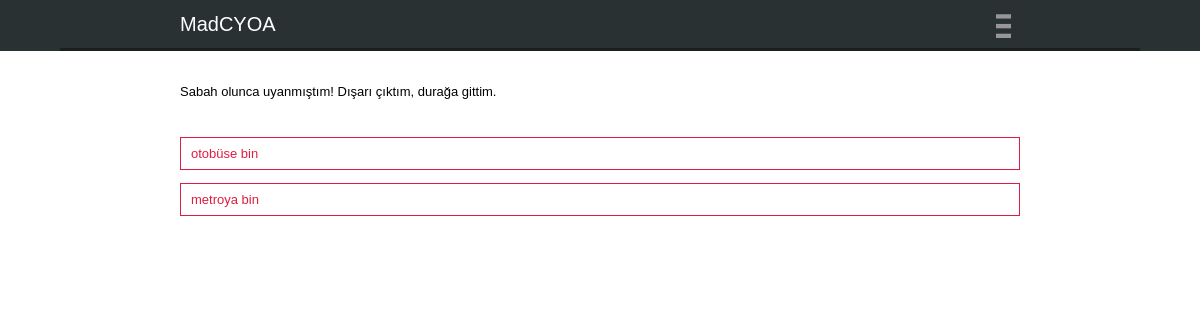
The page /stories/story/yolda-giderken/play/ on the database as committed earlier.
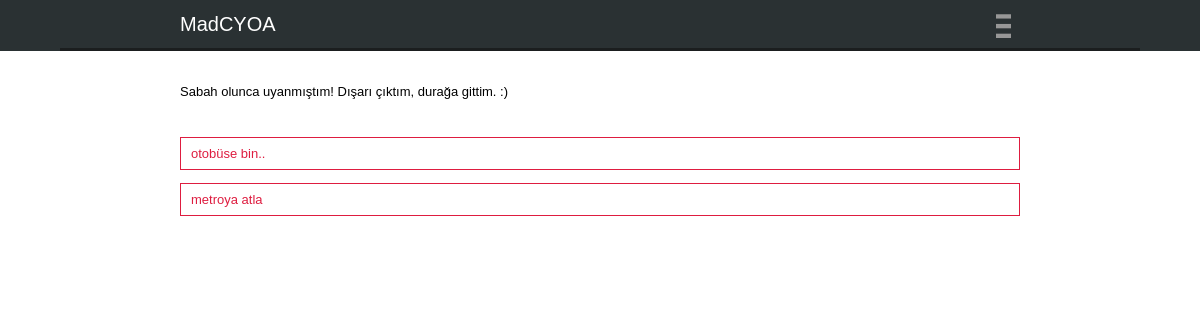
The same page on the database as committed later.
### stories/models.py (models this page shows, shortened)
class Displayable(models.Model):
    name = models.CharField(max_length=100, null=True, blank=True)
    slug = AutoSlugField(populate_from="name", unique=True, null=True, blank=True)
    text = models.TextField(null=True, blank=True)
    sort_order = models.IntegerField(default=1)
    class Meta:
        abstract = True
        ordering = ("sort_order",)

class Snippet(Displayable):
    chapter = models.ForeignKey(Chapter, related_name="related_snippets")
    is_completed = models.BooleanField(default=False)
    is_failed = models.BooleanField(default=False)
    starting_point = models.BooleanField(default=False)
    checkpoint = models.BooleanField(default=False)

class Choice(Displayable):
    source = models.ForeignKey(Snippet, related_name="targets", null=True, blank=True)
    target = models.ForeignKey(Snippet, related_name="sources", null=True, blank=True)

### stories/views.py (the view)
# urls.py: url(r'^story/(?P<slug>[\w-]+)/play/$', 'stories.views.play', name="play"),
def play(request, slug):
	from .game import Game
	story = get_object_or_404(Story, slug=slug)
	game = Game(request, story)
	if request.GET.get("reset"):
		game.reset()
		return redirect(reverse("play", kwargs={"slug": slug}))
	game.resume()
	snippet = Snippet.objects.get(
		id=int(game.get_current_snippet_id())
		)
	return render(request, "stories/game.html", {"snippet": snippet})

### stories/game.py (called while the page is built)
    def resume(self):
        self.set_snippet(
            self.get_current_snippet_id()
        )

    def get_current_snippet_id(self):
        try:
            return self.request.session[self.sn_key]
        except:
            self.request.session[self.sn_key] = self.chapter.first_snippet.id
            return self.chapter.first_snippet.id

    def set_snippet(self, s_id):
        self.request.session[self.sn_key] = s_id

### stories/models.py (called while the page is built)
    @property
    def first_chapter(self):
        return self.related_chapters.all()[0]

    @property
    def first_snippet(self):
        try:
            return self.related_snippets.get(starting_point=True)
        except:
            return self.related_snippets.order_by("id")[0]

### templates/stories/game.html (shortened to what this page needs)
{% extends "base.html" %}
{% block pageContent %}
<div class="game">
{% include 'stories/inc/game_content.html' %}
</div>
{% endblock %}

### templates/stories/inc/game_content.html
<div class="game-text">
	{{ snippet.text }}
</div>
<div class="game-choices">
	{% for target_choice in snippet.targets.all %}
		<div class="choice" id="{{ target_choice.target.id }}">{{ target_choice.text }}</div>
	{% endfor %}
</div>

Rows that differ between the two databases and show on the page:
removed Choice: text "metroya bin"
changed Snippet: text "Sabah olunca uyanmıştım! Dışarı çıktım, durağa gittim." → "Sabah olunca uyanmıştım! Dışarı çıktım, durağa gittim. :)"
changed Choice: text "otobüse bin" → "otobüse bin.."
added Choice: text "metroya atla"
